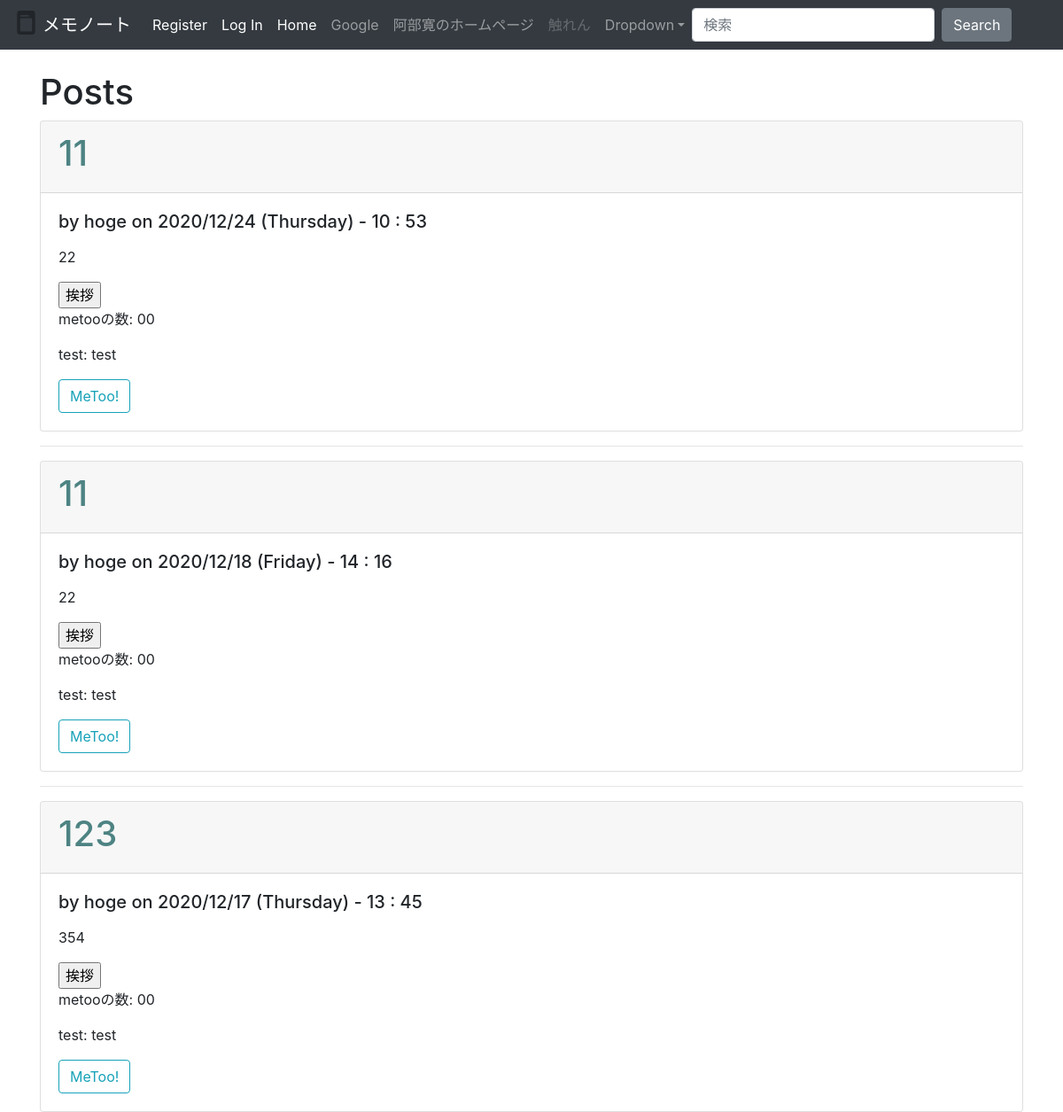
Before: / with the older database file.
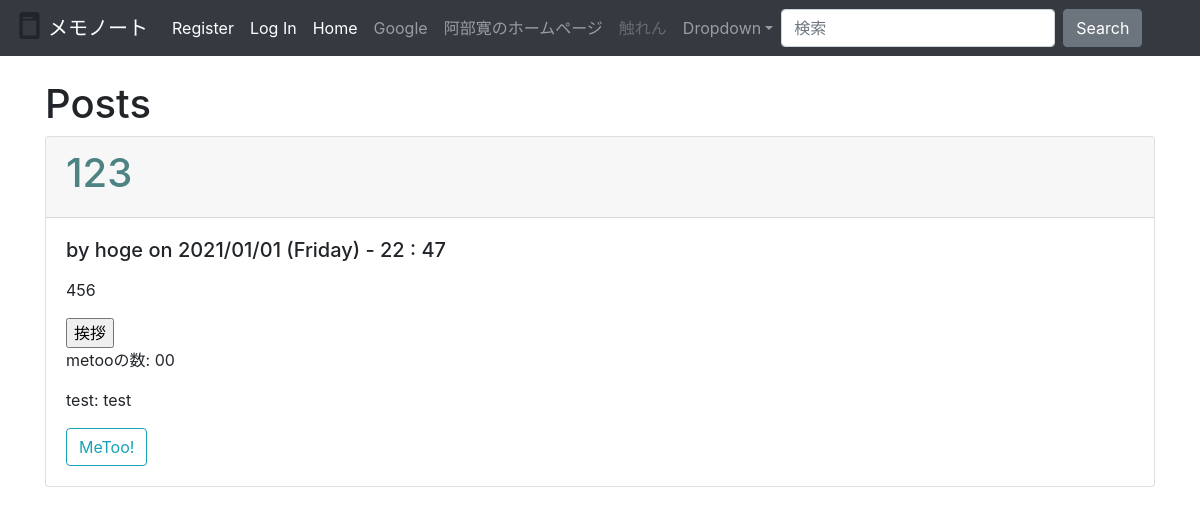
After: the same page with the newer database file.
### tables this page shows
CREATE TABLE post (
  id INTEGER PRIMARY KEY AUTOINCREMENT,/* 投稿のID */
  author_id INTEGER NOT NULL,
  created TIMESTAMP NOT NULL DEFAULT CURRENT_TIMESTAMP,
  title TEXT NOT NULL,
  body TEXT NOT NULL,
  nowtime TEXT,
  FOREIGN KEY (author_id) REFERENCES user (id)/*著者IDを外部キーとすることでユーザーIDを紐付け。*/
  
);

CREATE TABLE user (
  id INTEGER PRIMARY KEY AUTOINCREMENT,/*ユーザーIDをプライマリキーとして宣言*/
  username TEXT UNIQUE NOT NULL,
  password TEXT NOT NULL
);

### flaskr/blog.py (the view)
@bp.route('/')
def index():
    db = get_db()
    posts = db.execute(
        'SELECT p.id, title, body, created, author_id, username, nowtime'
        # ここでuserテーブルのidとpostテーブルのauthor_idをコピーしてる？
        ' FROM post p JOIN user u ON p.author_id = u.id'
        ' ORDER BY created DESC'
    ).fetchall()  # リスト化。schema.sql内のデータをセレクトしてpostsというリストに入れていく
    return render_template('blog/index.html', posts=posts)

### flaskr/auth.py (called while the page is built)
@bp.before_app_request
def load_logged_in_user():
    user_id = session.get('user_id')
    if user_id is None:
        g.user = None
    else:
        g.user = get_db().execute(
            'SELECT * FROM user WHERE id = ?', (user_id,)
        ).fetchone()

### flaskr/db.py (called while the page is built)
def get_db():#こいつがデータベースにつなぐやつ
    if 'db' not in g:
        g.db = sqlite3.connect(
            current_app.config['DATABASE'],
            detect_types=sqlite3.PARSE_DECLTYPES
        )
        g.db.row_factory = sqlite3.Row#データベースにカラム(列名)でアクセスできるようにしている
    return g.db

### flaskr/templates/blog/index.html (shortened to what this page needs)
{% extends 'base.html' %}
{% block header %}
  <h1>{% block title %}Posts{% endblock %}</h1>
{% endblock %}
{% block content %}
  {% for post in posts %}
    <div class="card">
      <div class="card-header">
        <h1>{{ post['title'] }}{{dates}}</h1>
      </div>
      <div class="card-body">
        <h5 class="card-title">
          <div class="about">by {{ post['username'] }} on {{post['nowtime']}}<h1></h1></div>
        </h5>
        <p class="card-text">
          <p class="body">{{ post['body'] }}</p>
        </p>
        <input type="button" value='挨拶' onclick="post_metoo()">
        <p>
          metooの数:
          <span id="metoo">00</span>
        </p>
        <p>
          test:
          <span id="test">test</span>
        </p>
        <form id="form">
          <button type="submit" class="btn btn-outline-info" name="button">MeToo!</button>
        </form>
      </div>
    </div>
    {% if not loop.last %}
      <hr>
    {% endif %}
  {% endfor %}
{% endblock %}

### flaskr/templates/base.html (shortened to what this page needs)
<!doctype html>
<html lang="ja">
  <head>
    <link rel="stylesheet" href="https://stackpath.bootstrapcdn.com/bootstrap/4.4.1/css/bootstrap.min.css">
  </head>
<link rel="stylesheet" href="{{ url_for('static', filename='starter-template.css') }}">
<nav class="navbar navbar-expand-md navbar-dark bg-dark fixed-top">
  <a class="navbar-brand" href="http://127.0.0.1:5000/">メモノート</a>
  <div class="collapse navbar-collapse" id="navbarsExampleDefault">
    <ul class="navbar-nav mr-auto">
      {% if g.user %}
        <li class="nav-item active"><span>{{ g.user['username'] }}</span>
        <li class="nav-item active"><a class="nav-link" href="{{ url_for('auth.logout') }}">Log Out</a>
      {% else %}
        <li class="nav-item active"><a class="nav-link" href="{{ url_for('auth.register') }}">Register</a>
        <li class="nab-item active"><a class="nav-link" href="{{ url_for('auth.login') }}">Log In</a>
      {% endif %}
      <li class="nav-item active">
        <a class="nav-link" href="http://127.0.0.1:5000/">Home <span class="sr-only">(current)</span></a>
      </li>
      <li class="nav-item">
        <a class="nav-link" href="https://google.com">Google</a>
      </li>
      <li class="nav-item">
        <a class="nav-link" href="http://abehiroshi.la.coocan.jp/">阿部寛のホームページ</a>
      </li>
      <li class="nav-item">
        <a class="nav-link disabled" href="#" tabindex="-1" aria-disabled="true">触れん</a>
      </li>
      <li class="nav-item dropdown">
        <a class="nav-link dropdown-toggle" href="#" id="dropdown01" data-toggle="dropdown" aria-haspopup="true" aria-expanded="false">Dropdown</a>
      </li>
      <form class="form-inline my-2 my-lg-0">
        <input class="form-control mr-sm-2" type="text" placeholder="検索" aria-label="Search">
        <button class="btn btn-secondary my-2 my-sm-0" type="submit">Search</button>
      </form>
    </ul>
  </div>
</nav>
<main role="main" class="container">
  <header>
    {% block header %}{% endblock %}
  </header>
  {% block content %}
  {% endblock %}
</main>
</html>

### flaskr/static/starter-template.css (style rules this page uses)
.navbar-brand { color: red; }
.card-header { color: rgb(78, 131, 131); }

Changed rows visible on the page:
removed post: title "11", username "hoge", nowtime "2020/12/24 (Thursday) - 10 : 53", body "22"
removed post: title "11", username "hoge", nowtime "2020/12/18 (Friday) - 14 : 16", body "22"
changed post "hoge": nowtime "2020/12/17 (Thursday) - 13 : 45" → "2021/01/01 (Friday) - 22 : 47"; body "354" → "456"
